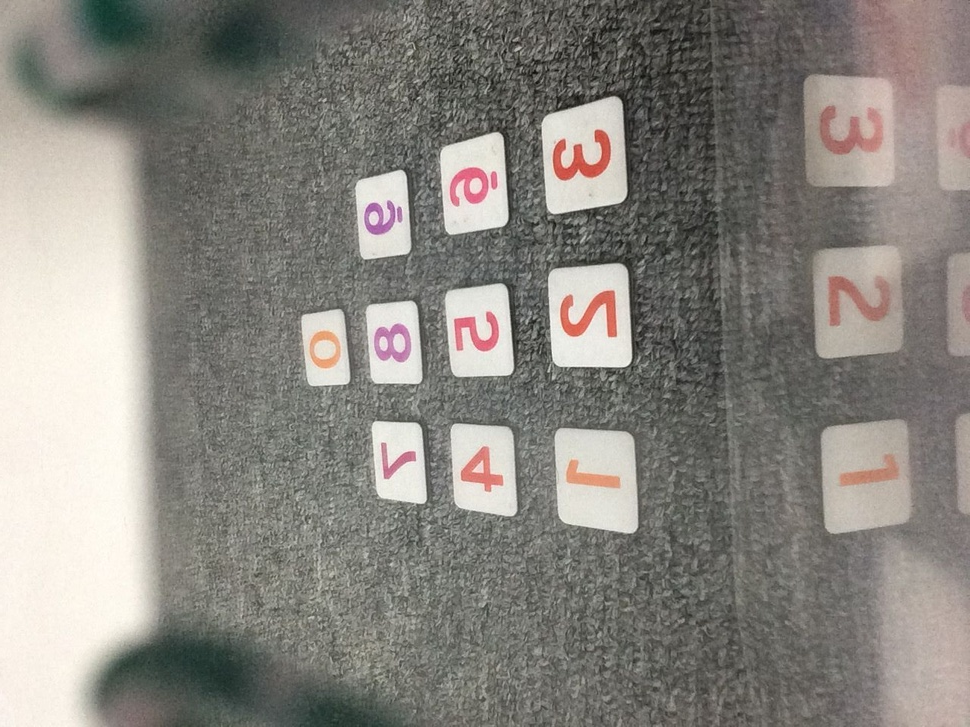
//> input picture resource/ma_so.jpg, 970 x 727 px, shrunk from 1280 x 960 before the run
$ ./find_centre_polygon resource/ma_so.jpg   (built with g++ and OpenCV 4)
//> lines starting //> are read from the running program, lines starting //| are printed output that depends on the picture; after the words box and inside, x2 and y2 are one past the last pixel; in counts of white or black regions, pixels touching at a corner belong together
#include <opencv2/highgui.hpp>
#include <opencv2/imgproc.hpp>
#include <opencv2/imgcodecs.hpp>
#include <iostream>

using namespace std;
using namespace cv;


int main( int argc, char** argv )
{
    Mat img = imread( argv[1], 0 );
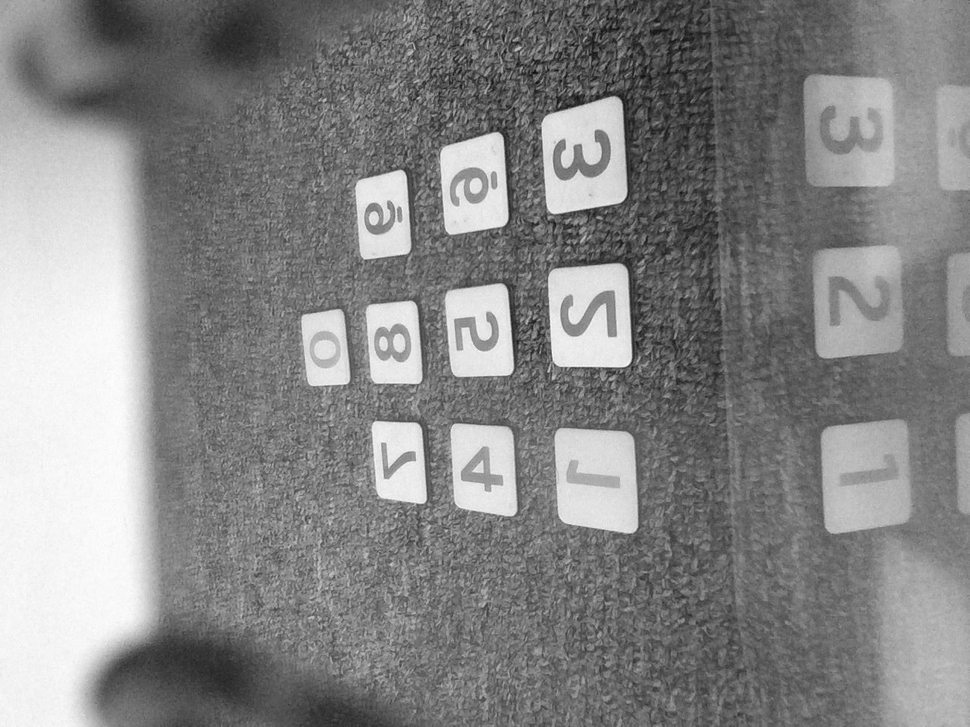
//> img: 727 rows x 970 cols, CV_8UC1; min 7, max 255, mean 133.8
    Mat origin = imread( argv[1] );
//> origin is the input picture: 727 rows x 970 cols, CV_8UC3; mean B, G, R 127.3, 133.4, 136.9
    Mat canny_op;
    GaussianBlur( img, img, Size(5,5), 0 );
    Canny( img, canny_op, 70, 140 );
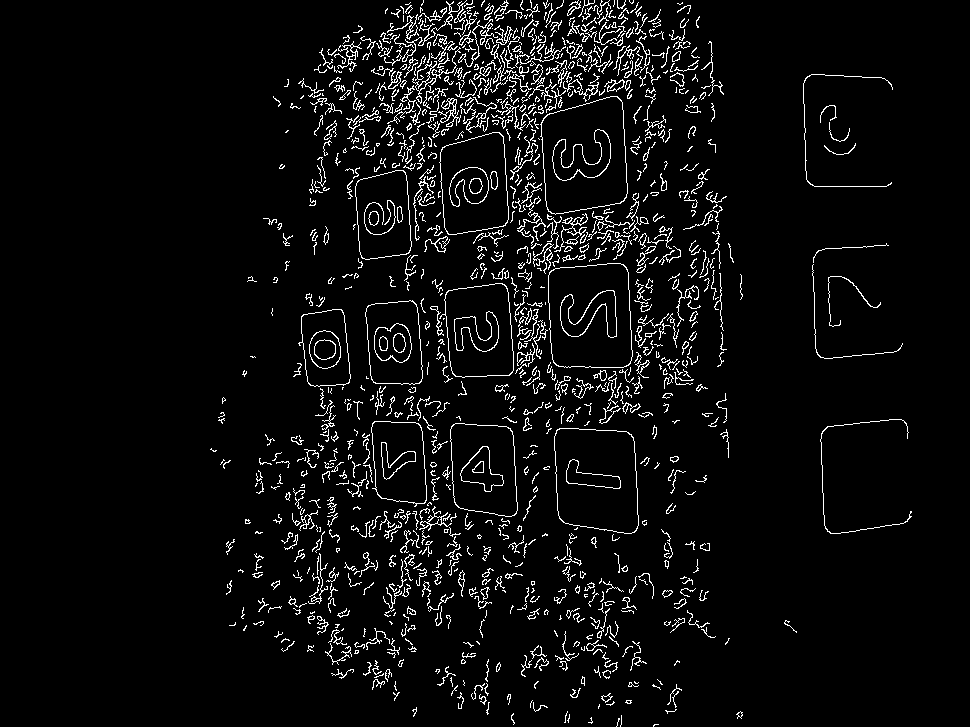
//> canny_op: 727 rows x 970 cols, CV_8UC1; 4.9% white in thin lines or dots, all inside (x1, y1, x2, y2) = (210, 0, 912, 727)

    vector<vector<Point>> contours;
    vector<Vec4i> hierarchy;
    findContours( canny_op, contours, hierarchy, RETR_TREE, CHAIN_APPROX_SIMPLE );
//> contours = 1242 contours, 1020 with area under 20; largest, box (x1, y1, x2, y2) and area: (540, 96, 628, 215) 8439, (541, 96, 628, 215) 8416, (548, 263, 633, 368) 8062, (548, 263, 633, 368) 8046, (554, 428, 639, 534) 7825
    vector<Moments> mu( contours.size() );
//> mu = 1242 items
    vector<Point2f> mc( contours.size() );

    for( size_t i = 0; i< contours.size(); i++ )
    {
        Scalar color = Scalar(0, 255, 0);
        drawContours( origin , contours, (int)i, color, 2, LINE_8, hierarchy, 0 );
        mu[i] = moments( contours[i] );
        mc[i] = Point2f( static_cast<float>(mu[i].m10 / (mu[i].m00 + 1e-5)),
                    static_cast<float>(mu[i].m01 / (mu[i].m00 + 1e-5)) );
        //cout << "mc[" << i << "]=" << mc[i] << endl;
        circle( origin, mc[i], 4, color, 1 );
    }
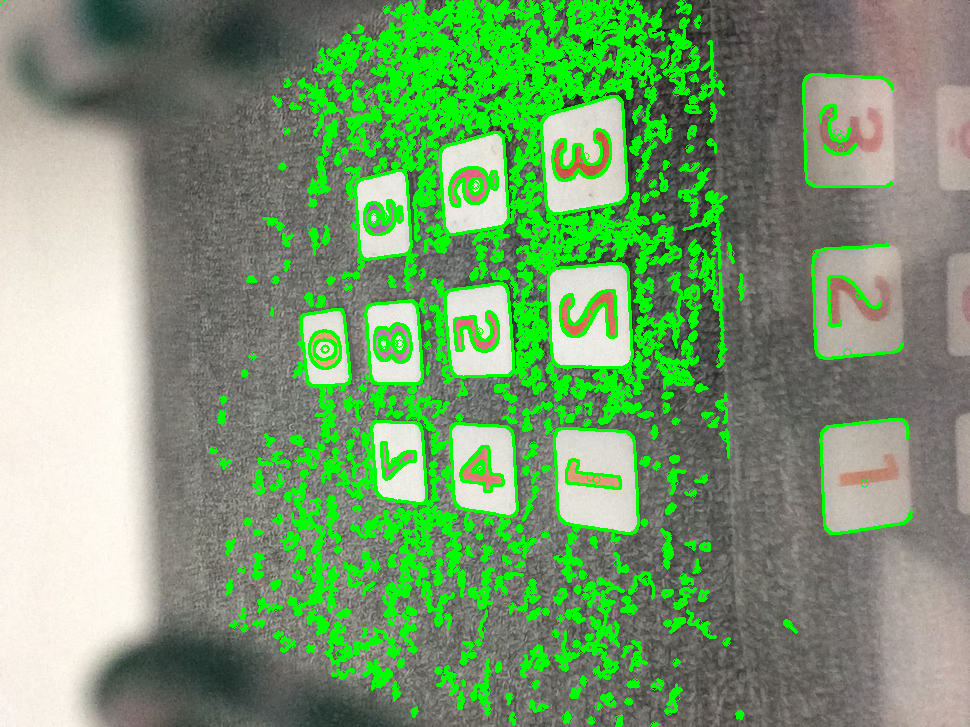
//> origin: 727 rows x 970 cols, CV_8UC3; 15.91% of pixels changed, all inside (x1, y1, x2, y2) = (0, 0, 913, 727)
//> after the loop, mc = 1242 Points (x, y), first 12: [653.8, 724.8], [618.4, 718.8], [591, 720.5], [0, 0], [568.1, 719], [512.3, 718], [739.5, 714], [739.6, 714], [565.2, 717.2], [668.3, 710.6], [414, 711.5], [598.5, 706]

    imshow( "", origin );
    waitKey(0);

    return 0;
}
